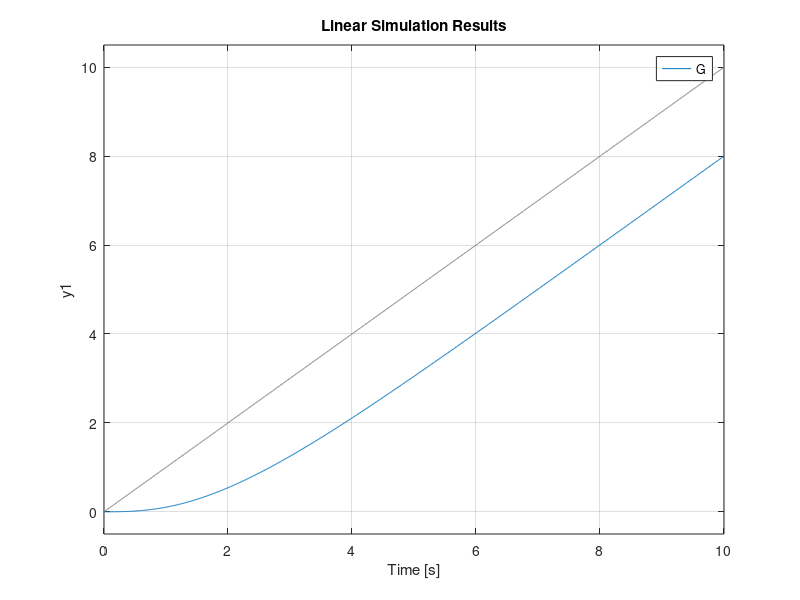

MATLAB code for this plot:
clf
close all
clear all
clc
pkg load control

K = 1;
taua = 0;
tau1 = 1;
tau2 = 1;
a = 1;
t_end = 10;
zeta = (tau1+tau2)/(2*sqrt(tau1*tau2))

num = K*[taua 1];
den = [tau1*tau2 tau1+tau2 1];

G = tf(num,den)

t = 0:0.01:t_end;
u = a*t;
lsim(G,u,t)